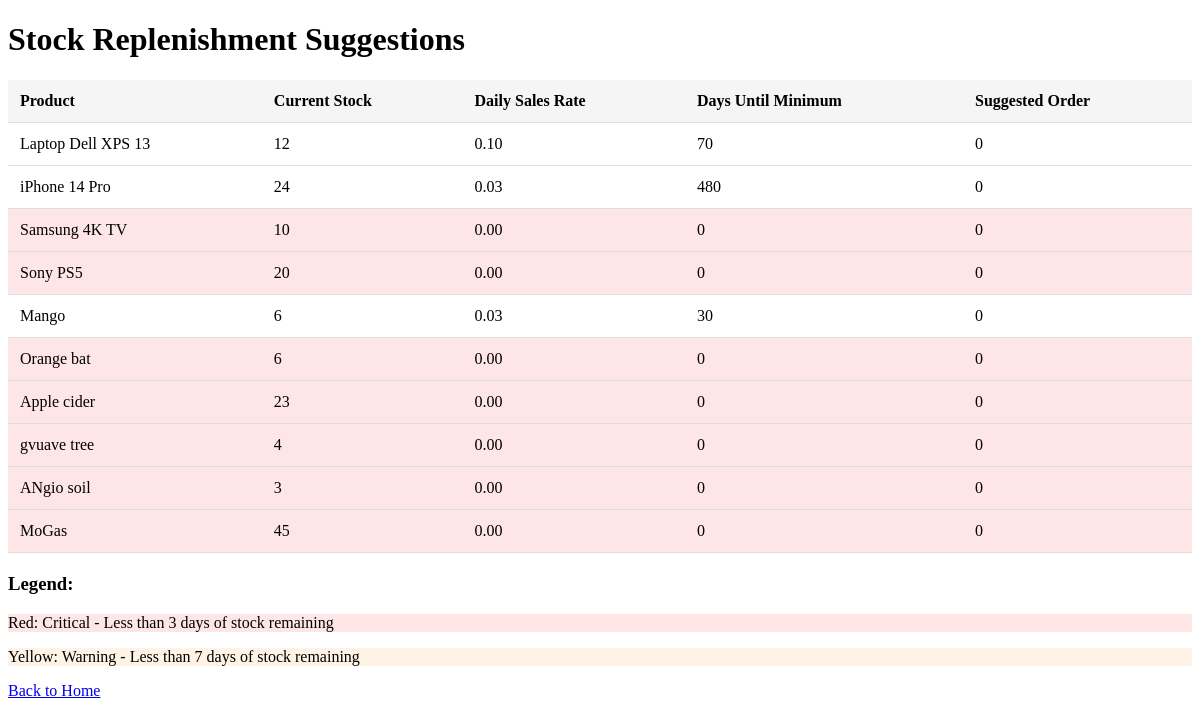
Screenshot of /replenishment with the database file from the repository.
### app/models/product.py (models this page shows, shortened)
class Product(db.Model):
    id = db.Column(db.Integer, primary_key=True)
    name = db.Column(db.String(100), nullable=False)
    description = db.Column(db.String(500))
    current_stock = db.Column(db.Integer, default=0)
    minimum_stock = db.Column(db.Integer, default=10)
    unit_price = db.Column(db.Float, nullable=False)
    created_at = db.Column(db.DateTime, default=datetime.utcnow)

### app/routes/main.py (the view)
@bp.route('/replenishment')
def replenishment():
    suggestions = get_replenishment_suggestions()
    return render_template('replenishment.html', suggestions=suggestions)

### app/services/replenishment.py (called while the page is built)
def calculate_daily_sales_rate(product_id, days=30):
    end_date = datetime.utcnow()
    start_date = end_date - timedelta(days=days)
    total_sales = Sale.query.filter(
        Sale.product_id == product_id,
        Sale.sale_date.between(start_date, end_date)
    ).with_entities(func.sum(Sale.quantity)).scalar() or 0
    daily_rate = total_sales / days
    return daily_rate

def get_replenishment_suggestions():
    products = Product.query.all()
    suggestions = []
    for product in products:
        daily_rate = calculate_daily_sales_rate(product.id)
        days_until_minimum = 0
        if daily_rate > 0:
            days_until_minimum = (product.current_stock - product.minimum_stock) / daily_rate
        suggested_order = 0
        if days_until_minimum <= 7:  # If stock will reach minimum within 7 days
            suggested_order = int(daily_rate * 30)  # Order 30 days worth of stock
        suggestions.append({
            'product': product,
            'daily_rate': daily_rate,
            'days_until_minimum': int(days_until_minimum),
            'suggested_order': suggested_order
        })
    return suggestions

### app/templates/replenishment.html (shortened to what this page needs)
<!DOCTYPE html>
<html>
  <head>
  </head>
  <body>
    <h1>Stock Replenishment Suggestions</h1>
    <table>
      <tr>
        <th>Product</th>
        <th>Current Stock</th>
        <th>Daily Sales Rate</th>
        <th>Days Until Minimum</th>
        <th>Suggested Order</th>
      </tr>
      {% for suggestion in suggestions %}
      <tr
        class="{% if suggestion.days_until_minimum <= 3 %}urgent {% elif suggestion.days_until_minimum <= 7 %}warning{% endif %}"
      >
        <td>{{ suggestion.product.name }}</td>
        <td>{{ suggestion.product.current_stock }}</td>
        <td>{{ "%.2f"|format(suggestion.daily_rate) }}</td>
        <td>{{ suggestion.days_until_minimum }}</td>
        <td>{{ suggestion.suggested_order }}</td>
      </tr>
      {% endfor %}
    </table>
    <div>
      <h3>Legend:</h3>
      <p class="urgent">Red: Critical - Less than 3 days of stock remaining</p>
      <p class="warning">
        Yellow: Warning - Less than 7 days of stock remaining
      </p>
    </div>
    <a href="{{ url_for('main.index') }}">Back to Home</a>
  </body>
</html>

### app/templates/replenishment.html (style rules this page uses)
table { width: 100%; border-collapse: collapse; margin: 20px 0; }
th, td { padding: 12px; text-align: left; border-bottom: 1px solid #ddd; }
th { background-color: #f5f5f5; }
.urgent { background-color: #ffe6e6; }
.warning { background-color: #fff3e6; }

### rows the page displays
Product: product.name "Laptop Dell XPS 13", product.current_stock "12"
Product: product.name "iPhone 14 Pro", product.current_stock "24"
Product: product.name "Samsung 4K TV", product.current_stock "10"
Product: product.name "Sony PS5", product.current_stock "20"
Product: product.name "Mango", product.current_stock "6"
Product: product.name "Orange bat", product.current_stock "6"
Product: product.name "Apple cider", product.current_stock "23"
Product: product.name "gvuave tree", product.current_stock "4"
Product: product.name "ANgio soil", product.current_stock "3"
Product: product.name "MoGas", product.current_stock "45"

### other values shown
{{ "%.2f"|format(suggestion.daily_rate) }} "0.10" "0.03" "0.00" "0.00" "0.03" "0.00" "0.00" "0.00" "0.00" "0.00"
{{ suggestion.days_until_minimum }} "70" "480" "0" "0" "30" "0" "0" "0" "0" "0"
{{ suggestion.suggested_order }} "0" "0" "0" "0" "0" "0" "0" "0" "0" "0"
